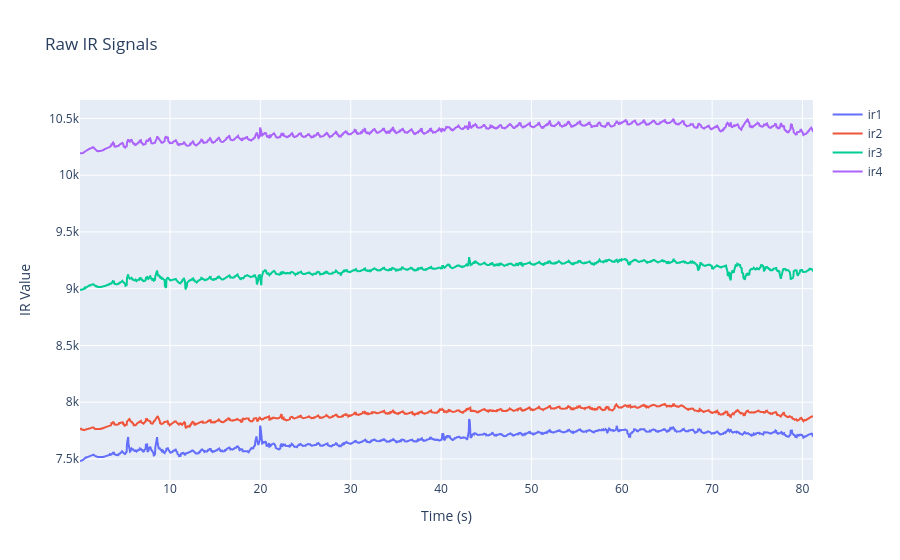
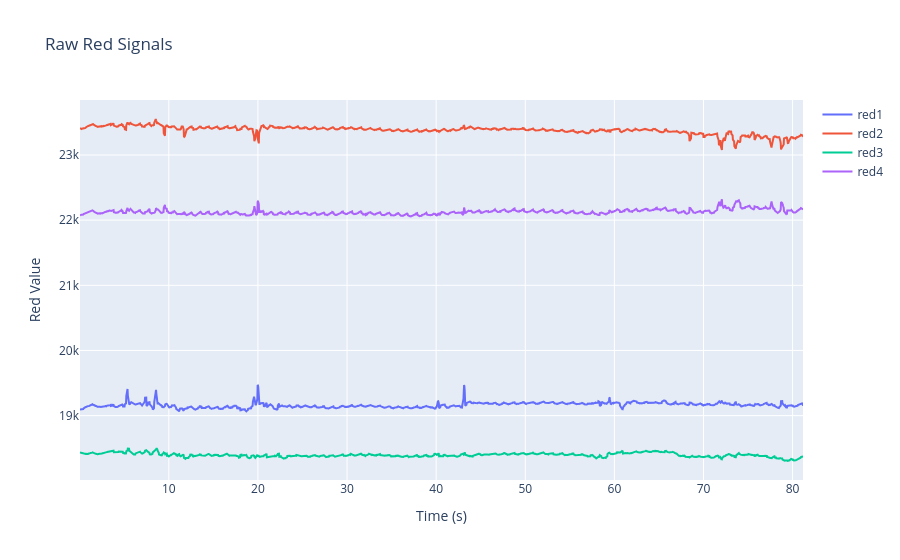
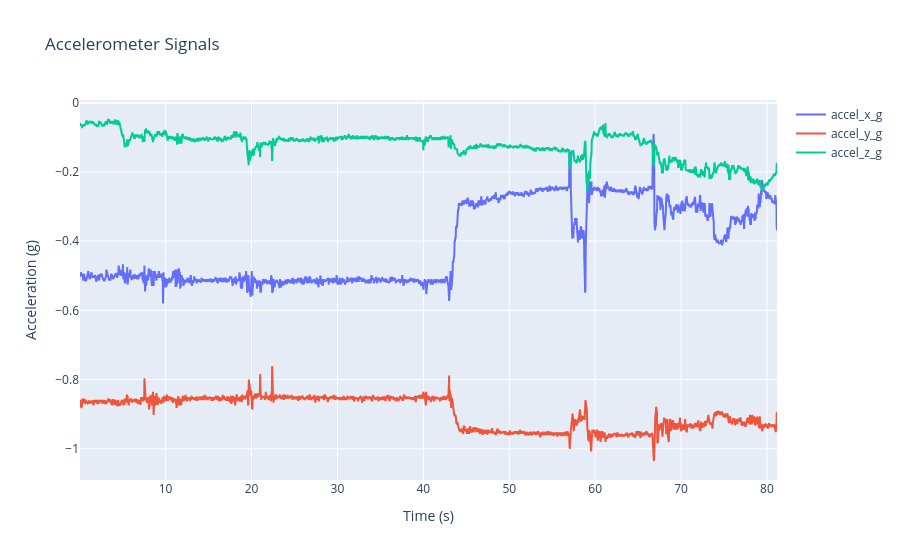
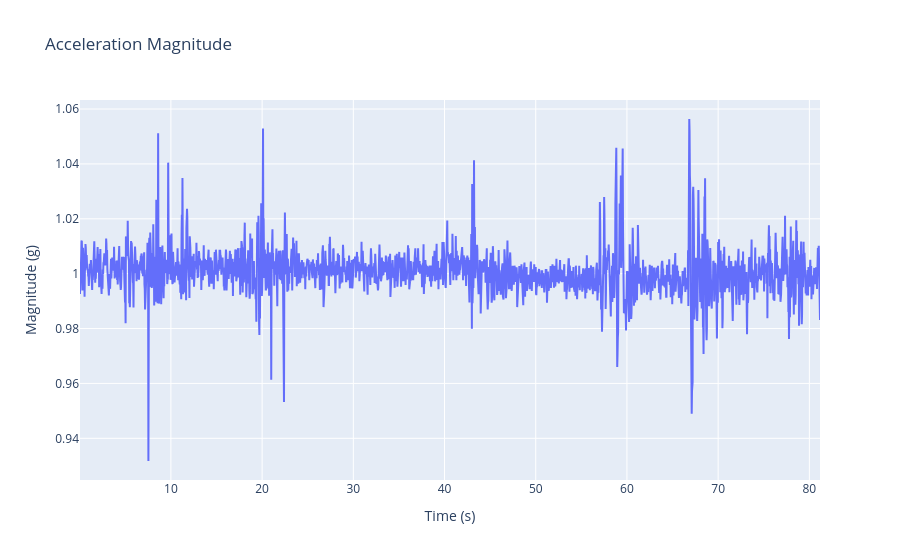

Notebook cell for these charts, in order:
### Code cell
# ===== Imports =====
from pathlib import Path

import numpy as np
import pandas as pd
import plotly.graph_objects as go
from plotly.subplots import make_subplots


# ===== Settings =====
CSV_PATH = Path("pf2315_readings.csv")
FS = 30.0  # sampling rate


# ===== Load CSV =====
df = pd.read_csv(CSV_PATH)

print(f"Loaded {len(df)} rows")
print(df.columns.tolist())


# ===== Time Axis =====
# Use sample index if available
if "sample_index" in df.columns:
    df["time_s"] = df["sample_index"] / FS
else:
    df["time_s"] = np.arange(len(df)) / FS


# ===== Acceleration Magnitude =====
df["accel_magnitude"] = np.sqrt(
    df["accel_x_g"]**2 +
    df["accel_y_g"]**2 +
    df["accel_z_g"]**2
)


# =========================================================
# IR SIGNALS
# =========================================================
ir_cols = ["ir1", "ir2", "ir3", "ir4"]

fig_ir = go.Figure()

for col in ir_cols:
    if col in df.columns:
        fig_ir.add_trace(
            go.Scatter(
                x=df["time_s"],
                y=df[col],
                mode="lines",
                name=col,
            )
        )

fig_ir.update_layout(
    title="Raw IR Signals",
    xaxis_title="Time (s)",
    yaxis_title="IR Value",
    hovermode="x unified",
)

fig_ir.show()


# =========================================================
# RED SIGNALS
# =========================================================
red_cols = ["red1", "red2", "red3", "red4"]

fig_red = go.Figure()

for col in red_cols:
    if col in df.columns:
        fig_red.add_trace(
            go.Scatter(
                x=df["time_s"],
                y=df[col],
                mode="lines",
                name=col,
            )
        )

fig_red.update_layout(
    title="Raw Red Signals",
    xaxis_title="Time (s)",
    yaxis_title="Red Value",
    hovermode="x unified",
)

fig_red.show()


# =========================================================
# ACCEL X/Y/Z
# =========================================================
fig_accel = go.Figure()

accel_cols = [
    "accel_x_g",
    "accel_y_g",
    "accel_z_g",
]

for col in accel_cols:
    if col in df.columns:
        fig_accel.add_trace(
            go.Scatter(
                x=df["time_s"],
                y=df[col],
                mode="lines",
                name=col,
            )
        )

fig_accel.update_layout(
    title="Accelerometer Signals",
    xaxis_title="Time (s)",
    yaxis_title="Acceleration (g)",
    hovermode="x unified",
)

fig_accel.show()


# =========================================================
# ACCELERATION MAGNITUDE
# =========================================================
fig_mag = go.Figure()

fig_mag.add_trace(
    go.Scatter(
        x=df["time_s"],
        y=df["accel_magnitude"],
        mode="lines",
        name="Magnitude",
    )
)

fig_mag.update_layout(
    title="Acceleration Magnitude",
    xaxis_title="Time (s)",
    yaxis_title="Magnitude (g)",
    hovermode="x unified",
)

fig_mag.show()

### Figure 1 — Plotly figure (JSON) as saved in the notebook; plotly's stock layout.template omitted (floating-point values rounded to 4 significant figures; data arrays with more than 128 entries replaced by an {"elided": "..."} marker saying what was removed)
{"data": [{"mode": "lines", "name": "ir1", "type": "scatter", "x": {"elided": "2435 float values"}, "y": {"elided": "2435 int values"}}, {"mode": "lines", "name": "ir2", "type": "scatter", "x": {"elided": "2435 float values"}, "y": {"elided": "2435 int values"}}, {"mode": "lines", "name": "ir3", "type": "scatter", "x": {"elided": "2435 float values"}, "y": {"elided": "2435 int values"}}, {"mode": "lines", "name": "ir4", "type": "scatter", "x": {"elided": "2435 float values"}, "y": {"elided": "2435 int values"}}], "layout": {"hovermode": "x unified", "title": {"text": "Raw IR Signals"}, "xaxis": {"title": {"text": "Time (s)"}}, "yaxis": {"title": {"text": "IR Value"}}}}

### Figure 2 — Plotly figure (JSON) as saved in the notebook; plotly's stock layout.template omitted (floating-point values rounded to 4 significant figures; data arrays with more than 128 entries replaced by an {"elided": "..."} marker saying what was removed)
{"data": [{"mode": "lines", "name": "red1", "type": "scatter", "x": {"elided": "2435 float values"}, "y": {"elided": "2435 int values"}}, {"mode": "lines", "name": "red2", "type": "scatter", "x": {"elided": "2435 float values"}, "y": {"elided": "2435 int values"}}, {"mode": "lines", "name": "red3", "type": "scatter", "x": {"elided": "2435 float values"}, "y": {"elided": "2435 int values"}}, {"mode": "lines", "name": "red4", "type": "scatter", "x": {"elided": "2435 float values"}, "y": {"elided": "2435 int values"}}], "layout": {"hovermode": "x unified", "title": {"text": "Raw Red Signals"}, "xaxis": {"title": {"text": "Time (s)"}}, "yaxis": {"title": {"text": "Red Value"}}}}

### Figure 3 — Plotly figure (JSON) as saved in the notebook; plotly's stock layout.template omitted (floating-point values rounded to 4 significant figures; data arrays with more than 128 entries replaced by an {"elided": "..."} marker saying what was removed)
{"data": [{"mode": "lines", "name": "accel_x_g", "type": "scatter", "x": {"elided": "2435 float values"}, "y": {"elided": "2435 float values"}}, {"mode": "lines", "name": "accel_y_g", "type": "scatter", "x": {"elided": "2435 float values"}, "y": {"elided": "2435 float values"}}, {"mode": "lines", "name": "accel_z_g", "type": "scatter", "x": {"elided": "2435 float values"}, "y": {"elided": "2435 float values"}}], "layout": {"hovermode": "x unified", "title": {"text": "Accelerometer Signals"}, "xaxis": {"title": {"text": "Time (s)"}}, "yaxis": {"title": {"text": "Acceleration (g)"}}}}

### Figure 4 — Plotly figure (JSON) as saved in the notebook; plotly's stock layout.template omitted (floating-point values rounded to 4 significant figures; data arrays with more than 128 entries replaced by an {"elided": "..."} marker saying what was removed)
{"data": [{"mode": "lines", "name": "Magnitude", "type": "scatter", "x": {"elided": "2435 float values"}, "y": {"elided": "2435 float values"}}], "layout": {"hovermode": "x unified", "title": {"text": "Acceleration Magnitude"}, "xaxis": {"title": {"text": "Time (s)"}}, "yaxis": {"title": {"text": "Magnitude (g)"}}}}
